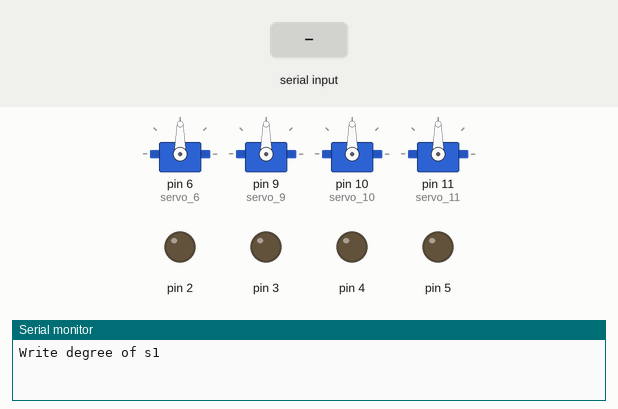
Recording of a sketch running on a simulated Arduino Uno, built with avr-gcc and run on an emulated ATmega328P. On the bench: 4 × servo, output pins drawn as LEDs (lit = HIGH), the last lines printed to the serial monitor. The inputs (shaded band) are chosen by the test bench.

Above: at 1.2 s.
1.3 s: "90,45,200\n" received over Serial
At 2.5 s:
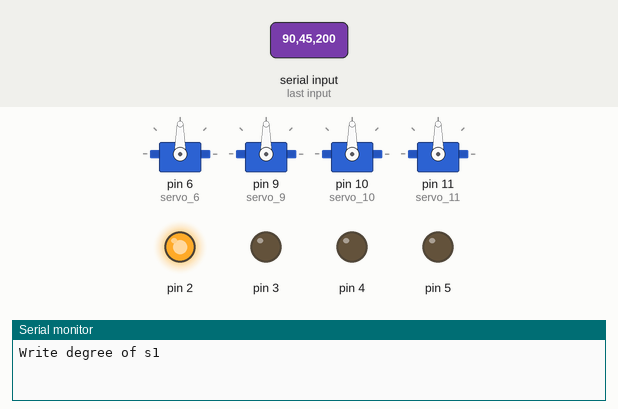
4.3 s: "30,150,10\n" received over Serial
At 4.9 s:
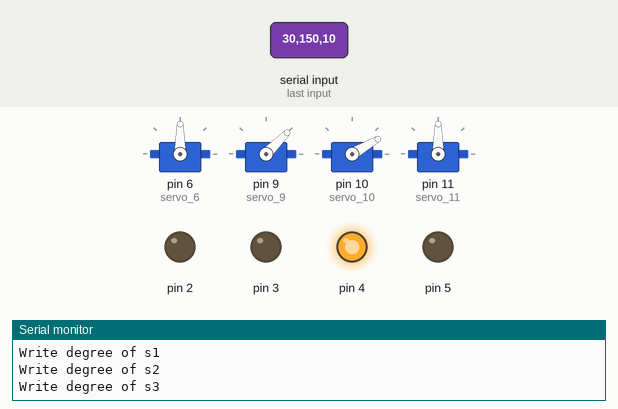
7.3 s: "90,45\n" received over Serial
At 9.5 s:
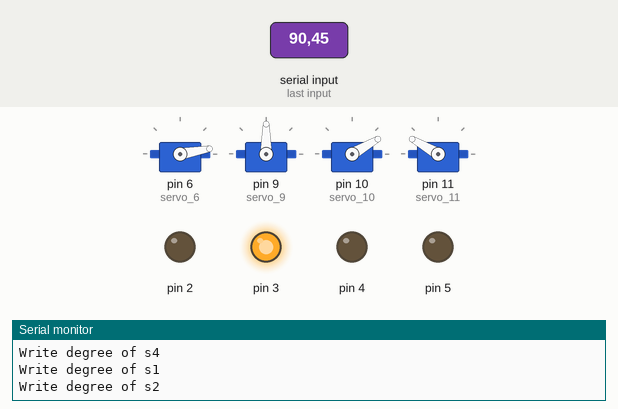
10.3 s: "30,150\n" received over Serial
At 13.0 s:
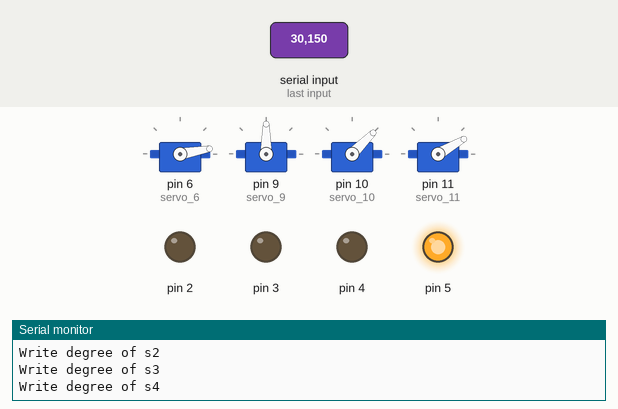
13.3 s: "90,45,200,10\n" received over Serial
At 15.3 s:
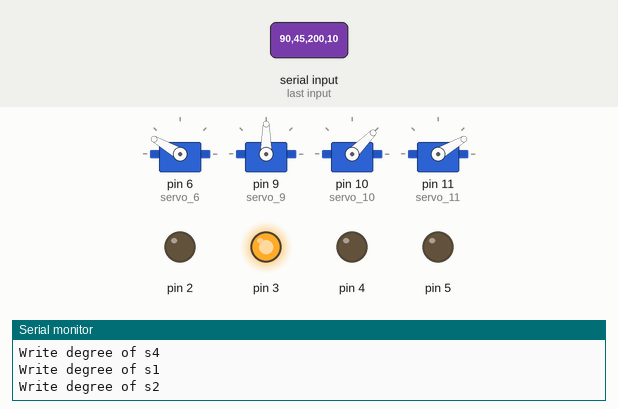
19.3 s: "30,150,10,200\n" received over Serial
At 20.0 s:
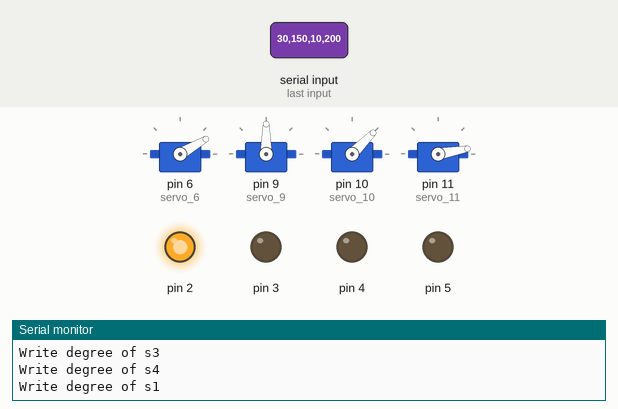
Timing chart, 0 to 25.3 s (numbered marks = the images above; inputs shaded):
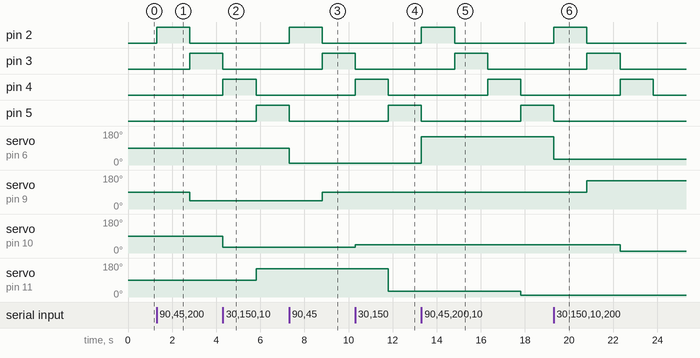

The sketch:

servo_motor_controlled_by_serial_monitor1.ino
```cpp
// C++ code
//
#include <Servo.h>

int p1 = 0;
int p2 = 0;
int p3 = 0;
int p4 = 0;

Servo servo_6;
Servo servo_9;
Servo servo_10;
Servo servo_11;

void setup()
{
  Serial.begin(9600);

  pinMode(2, OUTPUT);
  servo_6.attach(6, 500, 2500);
  pinMode(3, OUTPUT);
  servo_9.attach(9, 500, 2500);
  pinMode(4, OUTPUT);
  servo_10.attach(10, 500, 2500);
  pinMode(5, OUTPUT);
  servo_11.attach(11, 500, 2500);
}

void loop()
{
  Serial.println("Write degree of s1");
  while (!(p1 > 0 && p1 <= 180))
  {
    while (Serial.available()==0)
    {}
    p1 = Serial.parseInt();
  }

  digitalWrite(2, HIGH);
  servo_6.write(p1);
  delay(1500); // Wait for 1500 millisecond(s)
  digitalWrite(2, LOW);
  Serial.println("Write degree of s2");
   while (!(p2 > 0 && p2 <= 180))
  {
    while (Serial.available()==0)
    {}
    p2 = Serial.parseInt();
  }

  digitalWrite(3, HIGH);
  servo_9.write(p2);
  delay(1500); // Wait for 1500 millisecond(s)
  digitalWrite(3, LOW);
  Serial.println("Write degree of s3");
   while (!(p3 > 0 && p3 <= 180))
  {
    while (Serial.available()==0)
    {}
    p3 = Serial.parseInt();
  }

  digitalWrite(4, HIGH);
  servo_10.write(p3);
  delay(1500); // Wait for 1500 millisecond(s)
  digitalWrite(4, LOW);
  Serial.println("Write degree of s4");
   while (!(p4 > 0 && p4 <= 180))
  {
    while (Serial.available()==0)
    {}
    p4 = Serial.parseInt();
  }

  digitalWrite(5, HIGH);
  servo_11.write(p4);
  delay(1500); // Wait for 1500 millisecond(s)
  digitalWrite(5, LOW);
  p1=0,p2=0,p3=0,p4=0;
}
```

Measured:
- after the input at 1.3 s, pin 2: LOW → HIGH at once, → LOW 1.5 s later; pin 3: LOW → HIGH after 1.5 s; servo on pin 9 (servo_9): 90° → 45° after 1.5 s
- after the input at 4.3 s, pin 4: LOW → HIGH at once, → LOW 1.5 s later; pin 5: LOW → HIGH after 1.5 s; servo on pin 10 (servo_10): 90° → 30° at once; servo on pin 11 (servo_11): 90° → 150° after 1.5 s
- after the input at 7.3 s, pin 3: LOW → HIGH after 1.5 s; servo on pin 9 (servo_9): 45° → 90° after 1.5 s
- after the input at 10.3 s, pin 5: LOW → HIGH after 1.5 s; servo on pin 11 (servo_11): 150° → 30° after 1.5 s
- after the input at 13.3 s, pin 3: LOW → HIGH after 1.5 s, → LOW 1.5 s later; pin 4: LOW → HIGH after 3.0 s, → LOW 1.5 s later; servo on pin 11 (servo_11): 30° → 10° after 4.5 s
- after the input at 19.3 s, pin 2: LOW → HIGH at once, → LOW 1.5 s later; pin 3: LOW → HIGH after 1.5 s, → LOW 1.5 s later; pin 4: LOW → HIGH after 3.0 s, → LOW 1.5 s later; servo on pin 6 (servo_6): 150° → 30° at once; servo on pin 9 (servo_9): 90° → 150° after 1.5 s
